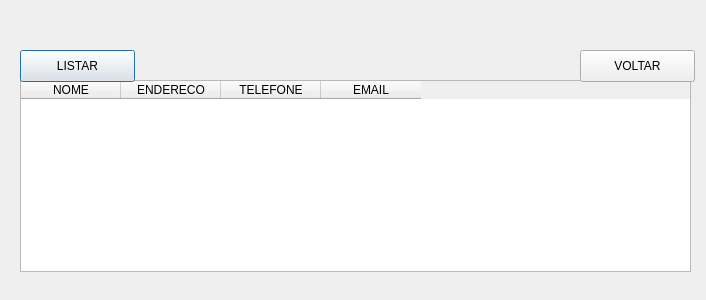
<?xml version="1.0" encoding="UTF-8"?>
<ui version="4.0">
 <class>TelaDeListagem</class>
 <widget class="QDialog" name="TelaDeListagem">
  <property name="geometry">
   <rect>
    <x>0</x>
    <y>0</y>
    <width>706</width>
    <height>300</height>
   </rect>
  </property>
  <property name="windowTitle">
   <string>Dialog</string>
  </property>
  <widget class="QTableWidget" name="tableWidgetListagem">
   <property name="geometry">
    <rect>
     <x>20</x>
     <y>80</y>
     <width>671</width>
     <height>192</height>
    </rect>
   </property>
   <column>
    <property name="text">
     <string>NOME</string>
    </property>
    <property name="textAlignment">
     <set>AlignHCenter|AlignVCenter|AlignCenter</set>
    </property>
   </column>
   <column>
    <property name="text">
     <string>ENDERECO</string>
    </property>
   </column>
   <column>
    <property name="text">
     <string>TELEFONE</string>
    </property>
   </column>
   <column>
    <property name="text">
     <string>EMAIL</string>
    </property>
   </column>
  </widget>
  <widget class="QPushButton" name="pushButtonListar">
   <property name="geometry">
    <rect>
     <x>20</x>
     <y>50</y>
     <width>115</width>
     <height>32</height>
    </rect>
   </property>
   <property name="text">
    <string>LISTAR</string>
   </property>
  </widget>
  <widget class="QPushButton" name="pushButtonVoltar">
   <property name="geometry">
    <rect>
     <x>580</x>
     <y>50</y>
     <width>115</width>
     <height>32</height>
    </rect>
   </property>
   <property name="text">
    <string>VOLTAR</string>
   </property>
  </widget>
 </widget>
 <resources/>
 <connections/>
</ui>
